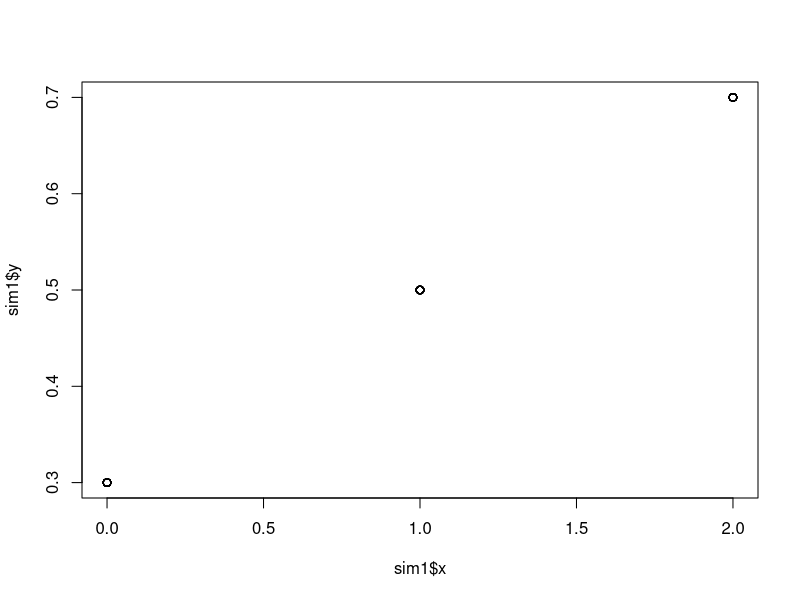
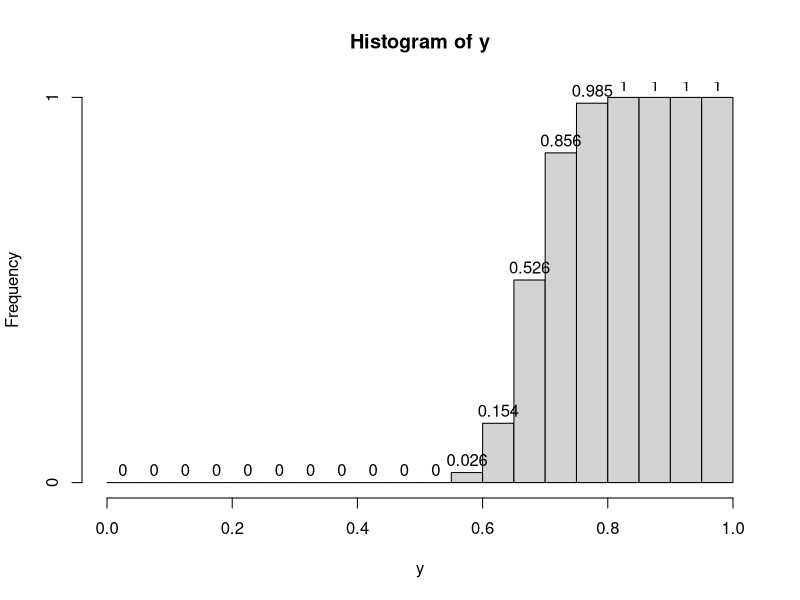

These charts were generated, in order, by the following R code:
## ---- chunk 1

## ---- chunk 2
## LIBRARIES AND VARIABLES
# load the packages you need for this document

#library(ggplot2)
#library(tidyverse)

# variables needed in this document
# raukr colours
#rv_col_dark <- "#125687"
#rv_col_light <- "#e7eef3"
## ---- chunk 3
#parameters
b0 = 0.3
b1 = 0.2
N=100
sim1 = data.frame(x=round(runif(N,min=0,max=2)))

sim1$y = b0 + b1 * sim1$x

plot(x=sim1$x, y=sim1$y)
## ---- chunk 4
#parameters
b0 = 0.3
b1 = 0.2
N = 1000
x = 2

y = b0 + b1 * x + rnorm(N, mean=0, sd=0.05) 

h=hist(y, frequency=TRUE, right=FALSE, breaks=seq(0,1.0, 0.05), plot=FALSE)
h$counts = h$counts/N

# replace the histogram counts with the cumulative counts
h$counts = cumsum(h$counts)
#plot the CDF
plot(h, labels=TRUE)

# compute requested probability from hist
paste("Pr[Y<=0.65|X=2] = ", sum(h$counts[13]))
## ---- chunk 5

